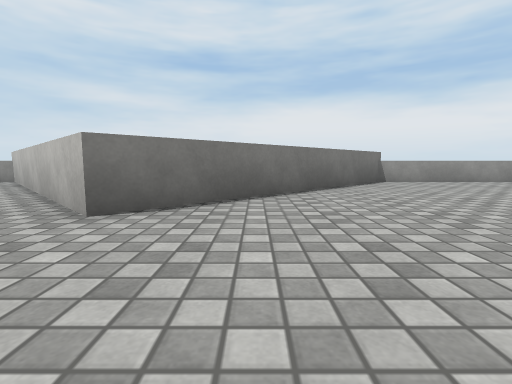
View 1 (above)

17 first-person views from a walk through a 3-D level made in the Unity game engine. The camera is 0.51 m above the floor, tilts 6° down and sees 85° across. The floor is counted in squares, 1 m on a side. Each view is taken from the middle of a square. On the plan, view 1 faces up. The plan holds only what a view shows up to about 9 squares ahead; the rest is blank. The place goes on beyond the plan. Surface patterns are stand-ins for the level's own textures.

View 2
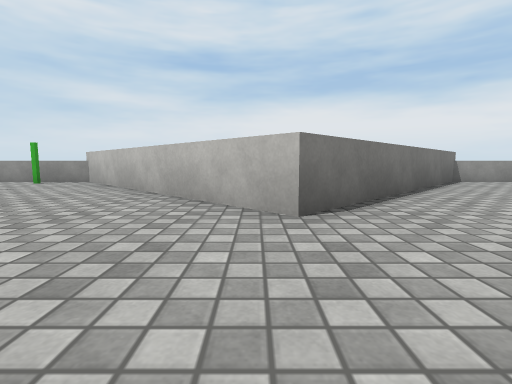

View 3
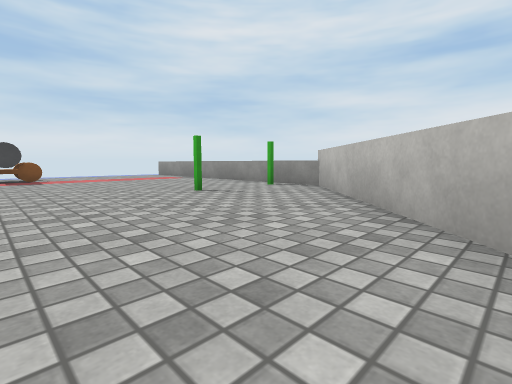

View 4
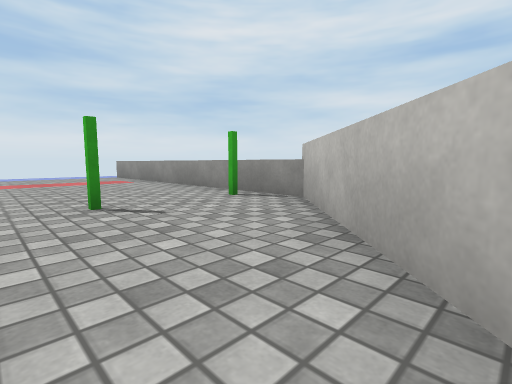

View 5
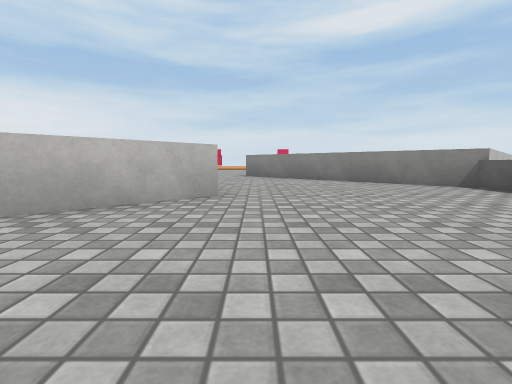

View 6
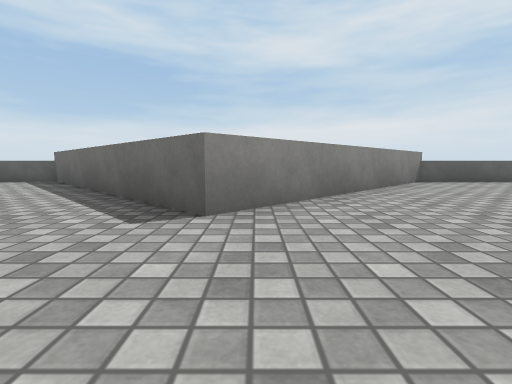

View 7
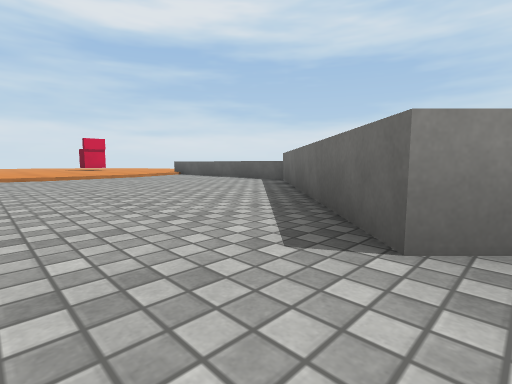

View 8
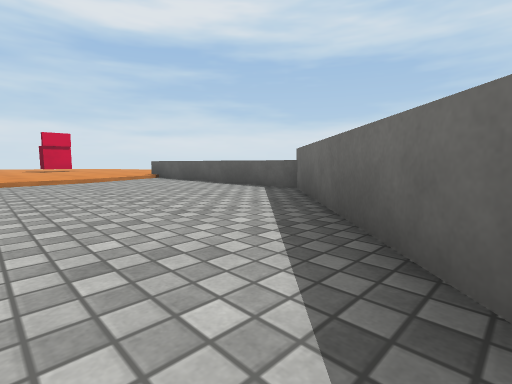

View 9
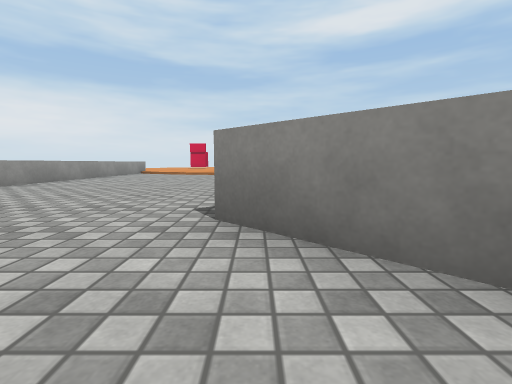

View 10
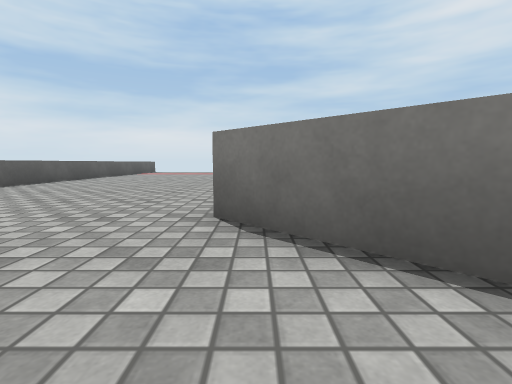

View 11
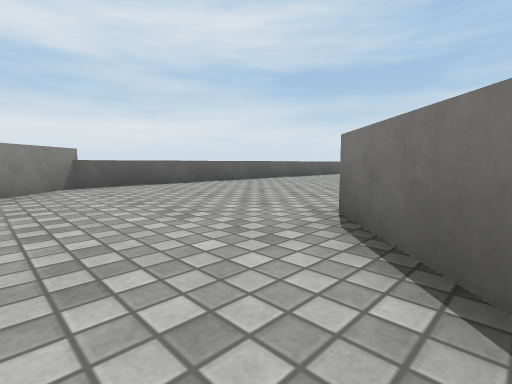

View 12
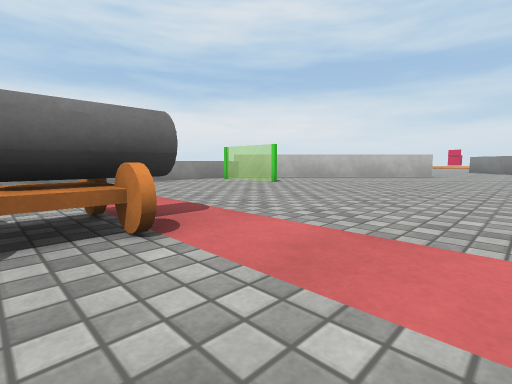

View 13
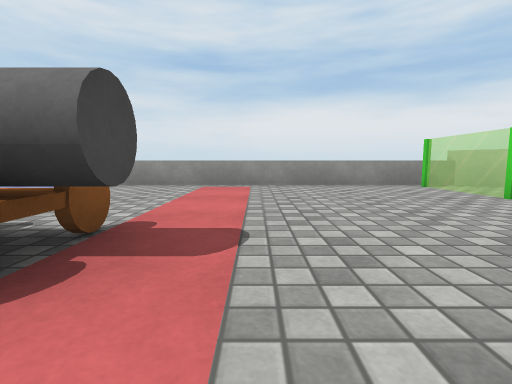

View 14
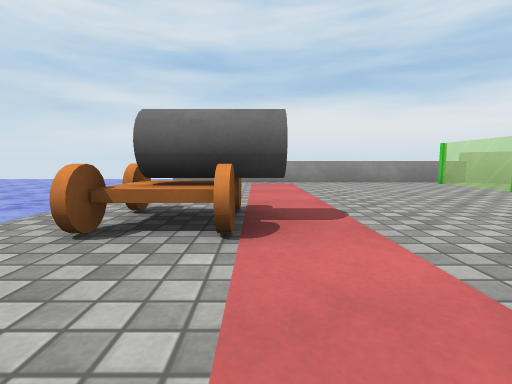

View 15
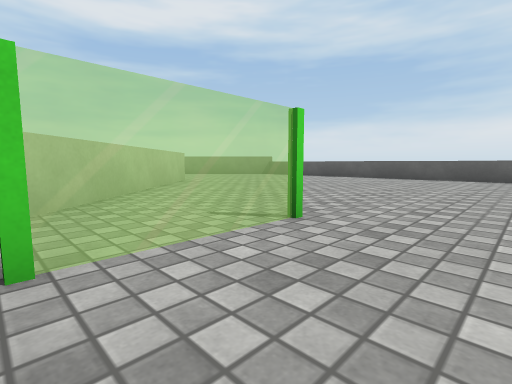

View 16
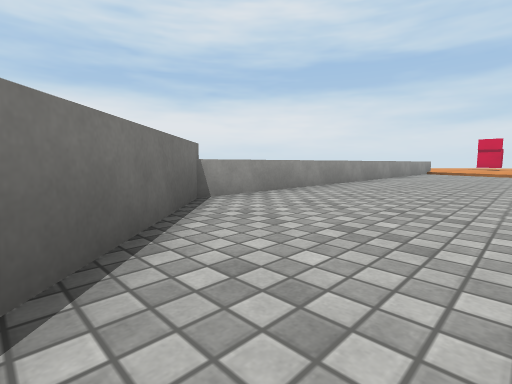

View 17
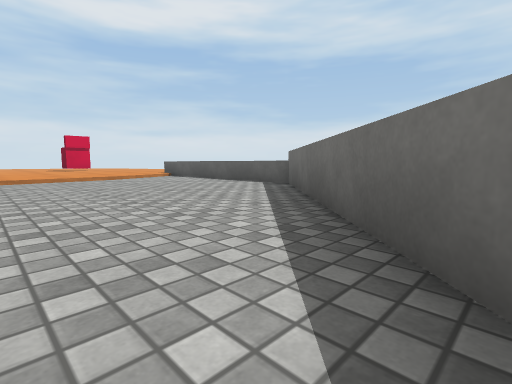

### Floor plan
Points are (right, up) in squares from view 1. A wall is a line through its corners. A room is listed if a view was taken in it or the views show most of it. See-through windows are left out.
Room 1 (views 1, 2, 3, 4, 5, 12, 13, 14, 15)
walls: (-8.6, -2.5) (-0.4, -2.5); (-1.6, 2.6) (-6.4, 7.4) (-14, 7.4); (-0.5, -2.6) (1.9, -0.2)
ways out: opening at (0, 1.3) to room 2; gap at (-14, 8)
objects: other object (-13, 2) to (-12, 3); other object (-7, 5) to (-7, 6)
Room 2 (views 6, 7, 8, 9, 10, 11, 16, 17)
walls: (11.1, 7.4) (3.1, 7.4); (3.4, 7.6) (-1.6, 2.6); (1.9, -0.2) (4.5, 2.4) (9.3, -2.5) (14.4, -2.5)
ways out: opening at (0, 1.3) to room 1

Positions as (right, up) in squares from view 1, and headings:
1: (0, 0), facing up
2: (-2, 0), facing up
3: (-3, 2), facing up-left
4: (-4, 4), facing up-left
5: (-6, 2), facing right
6: (4, 5), facing down
7: (4, 4), facing down-right
8: (6, 2), facing down-right
9: (2, 2), facing right
10: (1, 3), facing left
11: (1, 4), facing down-left
12: (-13, 0), facing up-right
13: (-11, 1), facing up
14: (-12, 0), facing up
15: (-9, 7), facing down-right
16: (1, 4), facing up-right
17: (5, 3), facing down-right
